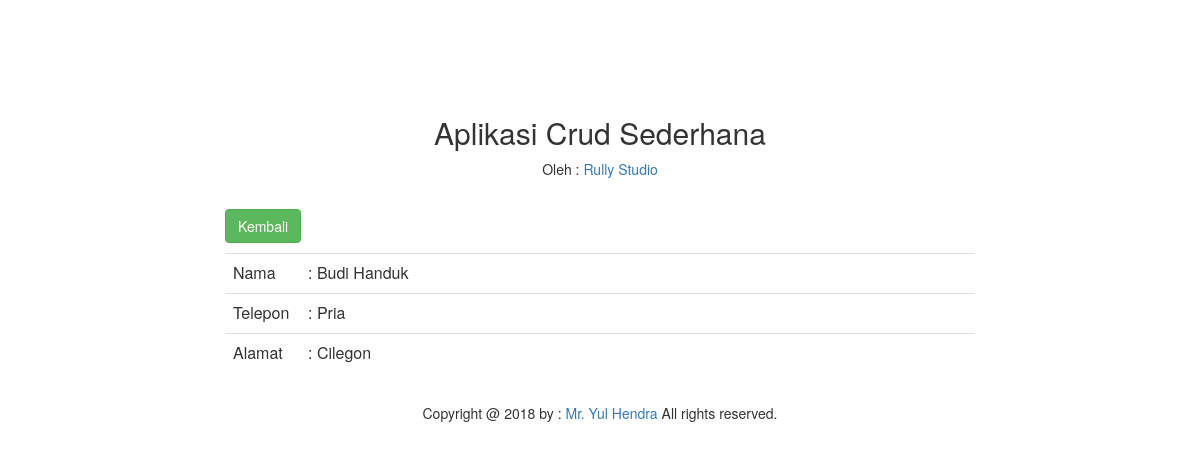
The app's page /detail.php?id=1101161060 with its own data.
### tables this page shows
CREATE TABLE `mahasiswa` (
  `npm` varchar(12) NOT NULL,
  `nama` varchar(35) NOT NULL,
  `jk` varchar(15) NOT NULL,
  `prodi` varchar(30) NOT NULL,
  `nohp` varchar(15) NOT NULL,
  `alamat` text NOT NULL
);

### detail.php (the view, shortened to what this page needs)
<html>
<head>
<link rel="stylesheet" href="style/bootstrap.min.css" />
</head>
<body>
<?php
	include"koneksi.php";
	$data = mysqli_query ($koneksi, " SELECT
											npm,
											nama,
											jk,
											prodi,
											nohp,
											alamat
									  from
									  mahasiswa
									  where npm = $_GET[id]");
	$row = mysqli_fetch_array ($data);
?>
<div class="container" style="margin-top:8%">
	<div class="row">
		<div class="col-md-8 col-md-offset-2">
			<p>
				<center>
					<h2>Aplikasi Crud Sederhana</h2>
					Oleh : <a href="https://www.facebook.com.pendeta.mokong" target="_blank">Rully Studio</a>
				</center>
			</p>
			<br>
			<p>
				<a class="btn btn-success" href="index.php">Kembali</a>
			</p>
			<table class="table table-stripped">
				<tr>
					<td style="width:10%;">
						Nama
					</td>
					<td>
						: <?php echo $row['nama']; ?>
					</td>
				</tr>
				<tr>
					<td>
						Telepon
					</td>
					<td>
						: <?php echo $row['jk']; ?>
					</td>
				</tr>
				<tr>
					<td>
						Alamat
					</td>
					<td>
						: <?php echo $row['alamat']; ?>
					</td>
				</tr>
			</table>
		</div>
	</div>
	<p>
	<center>Copyright @ 2018 by : <a href="https://www.facebook.com.pendeta.mokong" target="_blank">Mr. Yul Hendra</a> All rights reserved.</center>
	</p>
</div>
</body>
</html>

### records on screen
mahasiswa: nama "Budi Handuk", jk "Pria", alamat "Cilegon"
